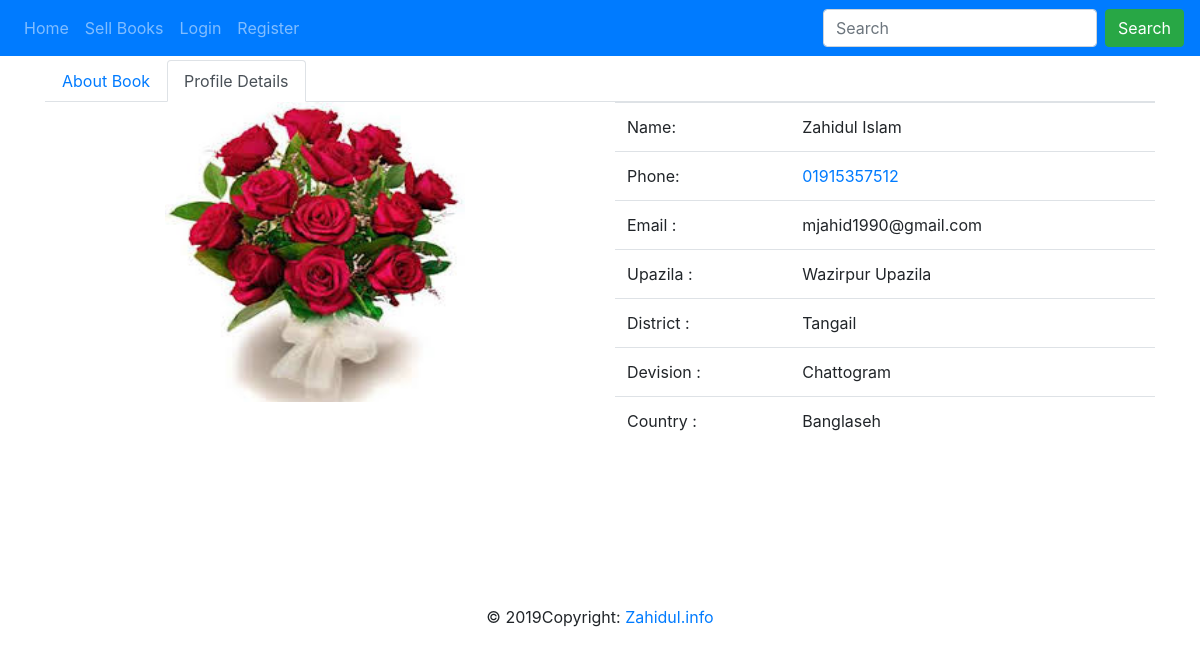
The page /Mainindex/showuserdetails/01915357512 on the database its author committed.
### tables this page shows
CREATE TABLE `profile` (
  `id` int(11) NOT NULL,
  `user_id` int(11) NOT NULL,
  `bod` varchar(30) NOT NULL,
  `gender` varchar(30) NOT NULL,
  `country` varchar(60) NOT NULL,
  `divisions` varchar(60) NOT NULL,
  `districs` varchar(60) NOT NULL,
  `upazilas` varchar(60) NOT NULL,
  `created` timestamp NOT NULL DEFAULT CURRENT_TIMESTAMP
);

CREATE TABLE `users` (
  `user_id` int(11) NOT NULL,
  `username` varchar(60) NOT NULL,
  `imagename` varchar(60) DEFAULT NULL,
  `role` set('1','2','3','') NOT NULL,
  `email` varchar(200) NOT NULL,
  `mobile` varchar(30) NOT NULL,
  `pass` varchar(60) NOT NULL,
  `forgot_password` int(10) NOT NULL,
  `created` timestamp NOT NULL DEFAULT CURRENT_TIMESTAMP,
  `updated` timestamp NULL DEFAULT NULL
);

### application/models/Mainindex_model.php (called while the page is built, shortened)
<?php
class Mainindex_model extends CI_Model
{
public function show_single_writer_details($id){
    return $this->db->select('*')->from('profile')->join('users', 'users.user_id = profile.user_id')->where('mobile', $id)->get();
}
}

### application/controllers/Mainindex.php (called while the page is built, shortened)
<?php
class Mainindex extends CI_Controller {
	public function __construct()
    {
        $this->load->helper('form');
        $this->load->helper('url');
        $this->load->library('form_validation');
        $this->load->model(['Books_model','Mainindex_model']);
        $this->load->library('pagination');
        $this->load->library('table');
        $this->load->database();
    }
public function showuserdetails($id){
    $data['query']=$this->Mainindex_model->show_single_writer_details($id);
    $data['title']="User Details";
    $this->load->view('user_details',$data);
}
}

### index.php (called while the page is built, shortened)
<?php
require_once BASEPATH.'core/CodeIgniter.php';

### application/views/user_details.php (the view, shortened to what this page needs)
 <?php foreach ($query->result() as $row): ?>
		<nav>
  <div class="nav nav-tabs" id="nav-tab" role="tablist">
  <a class="nav-item nav-link "  href="javascript:window.history.go(-1);">About Book</a>
    <a class="nav-item nav-link active" id="nav-home-tab" data-toggle="tab" href="#nav-home" role="tab" aria-controls="nav-home" aria-selected="true">Profile Details</a>
  </div>
</nav>
<div class="tab-content" id="nav-tabContent">
  <div class="tab-pane fade show active" id="nav-home" role="tabpanel" aria-labelledby="nav-home-tab">  <span class="reducedfrom ">
  <div class="row">
  <div class="col-md-6">
  <h2 class="text-center"><img src="<?php echo base_url();?>assets/images/profilephoto/<?php echo $row->imagename; ?>" class="rounded mx-auto d-block" width="300px" height="300px" alt=""></h2>
  </div>
  <div class="col-md-6">
  <table class="table table-hover">
<tr>
<td> Name:</td>
	<td class=""><?php echo $row->username; ?></td>
  </tr>
  <td>Phone:</td>
	<td class=""><a href="tel:<?php echo $row->mobile; ?>"><?php echo $row->mobile ; ?></td>
  <tr>
  <td> Email :</td>
	<td class=""><?php echo $row->email; ?></td>
  </tr>
  <tr>
  <td> Upazila :</td>
	<td class=""><?php echo $row->upazilas; ?></td>
  </tr>
  <tr>
  <td> District :</td>
	<td class=""><?php echo $row->districs; ?></td>
  </tr>
  <tr>
  <td> Devision :</td>
	<td class=""><?php echo $row->divisions; ?></td>
  </tr>
  <tr>
  <td> Country :</td>
	<td class=""><?php echo $row->country; ?></td>
  </tr>
	</table>
  </div>
  </div>
</div>
     <?php endforeach; ?>
<br>
<br>
<br>
<br>
<br>
<br>

### rows shown on the page
profile: user.imagename (picture), user.username "Zahidul Islam", user.mobile "01915357512", user.email "mjahid1990@gmail.com", upazilas "Wazirpur Upazila", districs "Tangail", divisions "Chattogram", country "Banglaseh"
